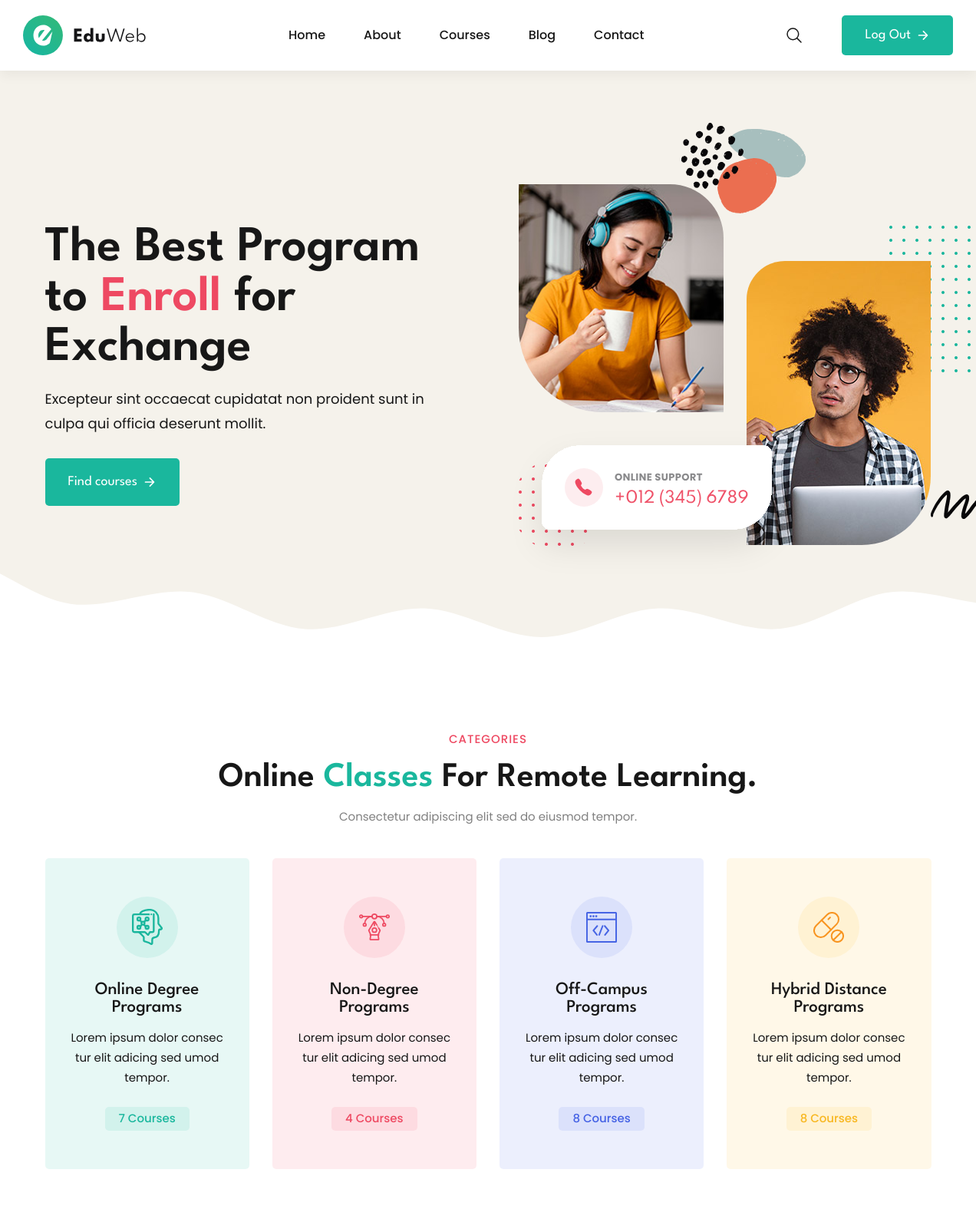
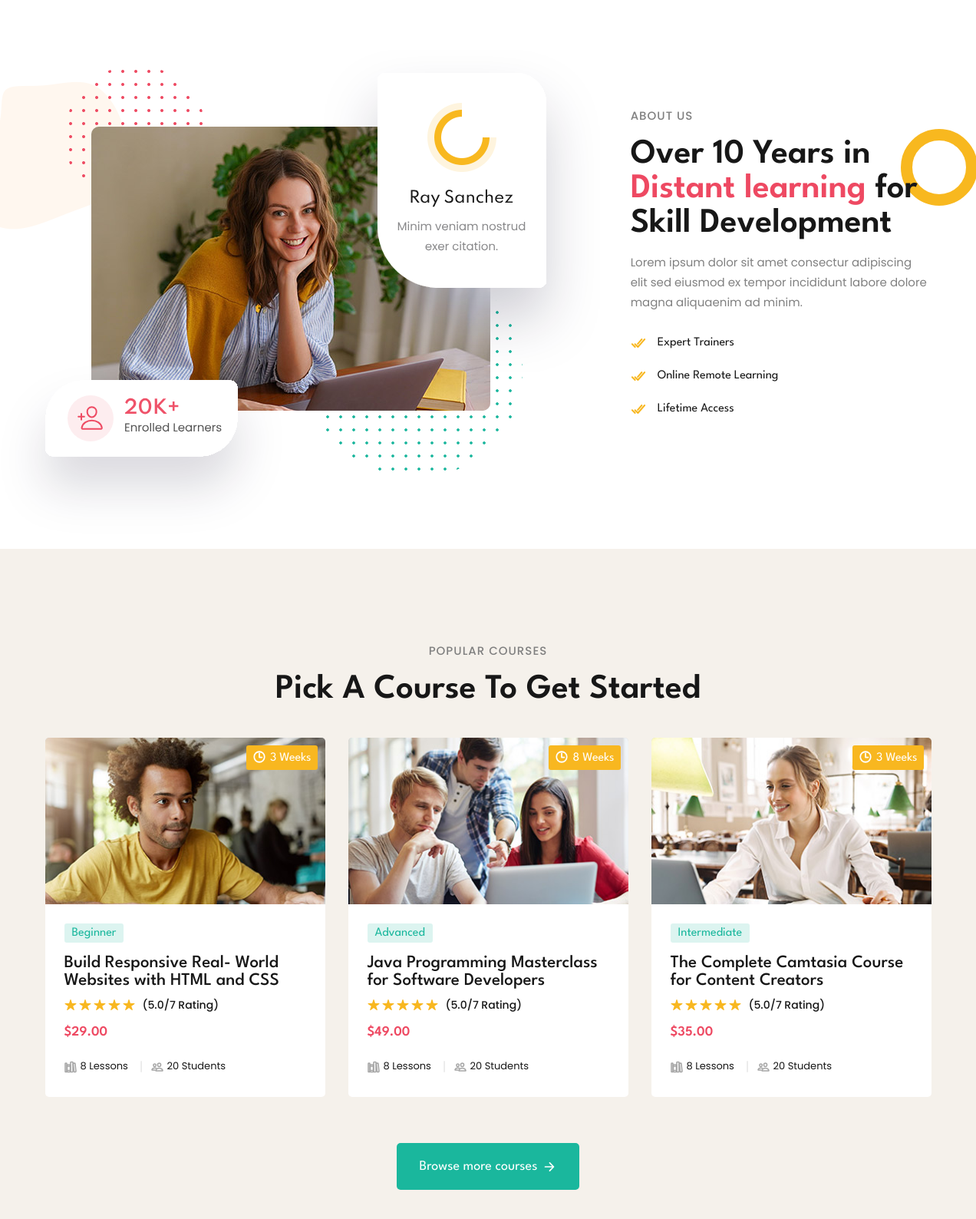
Screenshot of /user.php (upper part) with the database file from the repository (2 pictures, top to bottom).
### tables this page shows
CREATE TABLE `course` (
  `id` int(20) NOT NULL,
  `name` varchar(255) DEFAULT NULL,
  `description` varchar(255) DEFAULT NULL,
  `weeks` varchar(20) DEFAULT NULL,
  `level` varchar(30) DEFAULT NULL,
  `cost` varchar(20) DEFAULT NULL,
  `image` varchar(20) DEFAULT NULL
);

### user.php (the view, shortened to what this page needs)
<?php
 $host = "localhost";
 $user = "root";
 $password = "";
 $db = "masomoproject";
 $data = mysqli_connect($host, $user, $password, $db);
 $sql = "SELECT * FROM course";
 $result2 = mysqli_query ($data,$sql);
?>
<!DOCTYPE html>
<html lang="en">
<head>
  <link rel="stylesheet" href="guest.css">
</head>
<body id="top">
  <header class="header" data-header>
    <div class="container">
      <a href="#" class="logo">
        <img src="./assets/images/logo.svg" width="162" height="50" alt="EduWeb logo">
      </a>
      <nav class="navbar" data-navbar>
        <ul class="navbar-list">
          <li class="navbar-item">
            <a href="#home" class="navbar-link" data-nav-link>Home</a>
          </li>
          <li class="navbar-item">
            <a href="#about" class="navbar-link" data-nav-link>About</a>
          </li>
          <li class="navbar-item">
            <a href="#courses" class="navbar-link" data-nav-link>Courses</a>
          </li>
          <li class="navbar-item">
            <a href="#blog" class="navbar-link" data-nav-link>Blog</a>
          </li>
          <li class="navbar-item">
            <a href="#" class="navbar-link" data-nav-link>Contact</a>
          </li>
        </ul>
      </nav>
      <div class="header-actions">
        <button class="header-action-btn" aria-label="toggle search" title="Search">
          <ion-icon name="search-outline" aria-hidden="true"></ion-icon>
        </button>
          <a href="logout.php" class="btn has-before">
          <span class="span">Log Out</span>
          <ion-icon name="arrow-forward-outline" aria-hidden="true"></ion-icon>
        </a>
      </div>
    </div>
  </header>
  <main>
    <article>
      <section class="section hero has-bg-image" id="home" aria-label="home"
        style="background-image: url('./assets/images/hero-bg.svg')">
        <div class="container">
          <div class="hero-content">
            <h1 class="h1 section-title">
              The Best Program to <span class="span">Enroll</span> for Exchange
            </h1>
            <p class="hero-text">
              Excepteur sint occaecat cupidatat non proident sunt in culpa qui officia deserunt mollit.
            </p>
            <a href="#" class="btn has-before">
              <span class="span">Find courses</span>
              <ion-icon name="arrow-forward-outline" aria-hidden="true"></ion-icon>
            </a>
          </div>
          <figure class="hero-banner">
            <div class="img-holder one" style="--width: 270; --height: 300;">
              <img src="./assets/images/hero-banner-1.jpg" width="270" height="300" alt="hero banner" class="img-cover">
            </div>
            <div class="img-holder two" style="--width: 240; --height: 370;">
              <img src="./assets/images/hero-banner-2.jpg" width="240" height="370" alt="hero banner" class="img-cover">
            </div>
            <img src="./assets/images/hero-shape-1.svg" width="380" height="190" alt="" class="shape hero-shape-1">
          </figure>
        </div>
      </section>
      <section class="section category" aria-label="category">
        <div class="container">
          <p class="section-subtitle">Categories</p>
          <h2 class="h2 section-title">
            Online <span class="span">Classes</span> For Remote Learning.
          </h2>
          <p class="section-text">
            Consectetur adipiscing elit sed do eiusmod tempor.
          </p>
          <ul class="grid-list">
            <li>
              <div class="category-card" style="--color: 170, 75%, 41%">
                <div class="card-icon">
                  <img src="./assets/images/category-1.svg" width="40" height="40" loading="lazy"
                    alt="Online Degree Programs" class="img">
                </div>
                <h3 class="h3">
                  <a href="#" class="card-title">Online Degree Programs</a>
                </h3>
                <p class="card-text">
                  Lorem ipsum dolor consec tur elit adicing sed umod tempor.
                </p>
                <span class="card-badge">7 Courses</span>
              </div>
            </li>
            <li>
              <div class="category-card" style="--color: 351, 83%, 61%">
                <div class="card-icon">
                  <img src="./assets/images/category-2.svg" width="40" height="40" loading="lazy"
                    alt="Non-Degree Programs" class="img">
                </div>
                <h3 class="h3">
                  <a href="#" class="card-title">Non-Degree Programs</a>
                </h3>
                <p class="card-text">
                  Lorem ipsum dolor consec tur elit adicing sed umod tempor.
                </p>
                <span class="card-badge">4 Courses</span>
              </div>
            </li>
            <li>
              <div class="category-card" style="--color: 229, 75%, 58%">
                <div class="card-icon">
                  <img src="./assets/images/category-3.svg" width="40" height="40" loading="lazy"
                    alt="Off-Campus Programs" class="img">
                </div>
                <h3 class="h3">
                  <a href="#" class="card-title">Off-Campus Programs</a>
                </h3>
                <p class="card-text">
                  Lorem ipsum dolor consec tur elit adicing sed umod tempor.
                </p>
                <span class="card-badge">8 Courses</span>
              </div>
            </li>
            <li>
              <div class="category-card" style="--color: 42, 94%, 55%">
                <div class="card-icon">
                  <img src="./assets/images/category-4.svg" width="40" height="40" loading="lazy"
                    alt="Hybrid Distance Programs" class="img">
                </div>
                <h3 class="h3">
                  <a href="#" class="card-title">Hybrid Distance Programs</a>
                </h3>
                <p class="card-text">
                  Lorem ipsum dolor consec tur elit adicing sed umod tempor.
                </p>
                <span class="card-badge">8 Courses</span>
              </div>
            </li>
          </ul>
        </div>
      </section>
      <section class="section about" id="about" aria-label="about">
        <div class="container">
          <figure class="about-banner">
            <div class="img-holder" style="--width: 520; --height: 370;">
              <img src="./assets/images/about-banner.jpg" width="520" height="370" loading="lazy" alt="about banner"
                class="img-cover">
            </div>
            <img src="./assets/images/about-shape-1.svg" width="360" height="420" loading="lazy" alt=""
              class="shape about-shape-1">
            <img src="./assets/images/about-shape-2.svg" width="371" height="220" loading="lazy" alt=""
              class="shape about-shape-2">
          </figure>
          <div class="about-content">
            <p class="section-subtitle">About Us</p>
            <h2 class="h2 section-title">
              Over 10 Years in <span class="span">Distant learning</span> for Skill Development
            </h2>
            <p class="section-text">
              Lorem ipsum dolor sit amet consectur adipiscing elit sed eiusmod ex tempor incididunt labore dolore magna
              aliquaenim ad
              minim.
            </p>
            <ul class="about-list">
              <li class="about-item">
                <ion-icon name="checkmark-done-outline" aria-hidden="true"></ion-icon>
                <span class="span">Expert Trainers</span>
              </li>
              <li class="about-item">
                <ion-icon name="checkmark-done-outline" aria-hidden="true"></ion-icon>
                <span class="span">Online Remote Learning</span>
              </li>
              <li class="about-item">
                <ion-icon name="checkmark-done-outline" aria-hidden="true"></ion-icon>
                <span class="span">Lifetime Access</span>
              </li>
            </ul>
            <img src="./assets/images/about-shape-4.svg" width="100" height="100" loading="lazy" alt=""
              class="shape about-shape-4">
          </div>
        </div>
      </section>
      <section class="section course" id="courses" aria-label="course">
        <div class="container">
          <p class="section-subtitle">Popular Courses</p>
          <h2 class="h2 section-title">Pick A Course To Get Started</h2>
          <ul class="grid-list">
            <?php
            while($info = $result2 -> fetch_assoc())
            {
            ?>
            <li>
              <div class="course-card">
                <figure class="card-banner img-holder" style="--width: 370; --height: 220;">
                  <img src="<?php echo "{$info['image']}" ?>" width="370" height="220" loading="lazy"
                    alt="Build Responsive Real- World Websites with HTML and CSS" class="img-cover">
                </figure>
                <div class="abs-badge">
                  <ion-icon name="time-outline" aria-hidden="true"></ion-icon>
                  <span class="span"><?php echo "{$info['weeks']}" ?></span>
                </div>
                <div class="card-content">
                  <span class="badge"><?php echo "{$info['level']}" ?></span>
                  <h3 class="h3">
                    <a href="#" class="card-title"><?php echo "{$info['description']}" ?></a>
                  </h3>
                  <div class="wrapper">
                    <div class="rating-wrapper">
                      <ion-icon name="star"></ion-icon>
                      <ion-icon name="star"></ion-icon>
                      <ion-icon name="star"></ion-icon>
                      <ion-icon name="star"></ion-icon>
                      <ion-icon name="star"></ion-icon>
                    </div>
                    <p class="rating-text">(5.0/7 Rating)</p>
                  </div>
                  <data class="price" value="29"><?php echo "{$info['cost']}" ?></data>
                  <ul class="card-meta-list">
                    <li class="card-meta-item">
                      <ion-icon name="library-outline" aria-hidden="true"></ion-icon>
                      <span class="span">8 Lessons</span>
                    </li>
                    <li class="card-meta-item">
                      <ion-icon name="people-outline" aria-hidden="true"></ion-icon>
                      <span class="span">20 Students</span>
                    </li>
                  </ul>
                </div>
              </div>
            </li>
            <?php
            }
            ?>
          </ul>
          <a href="#" class="btn has-before">
            <span class="span">Browse more courses</span>
            <ion-icon name="arrow-forward-outline" aria-hidden="true"></ion-icon>
          </a>
        </div>
      </section>
    </article>
  </main>
</body>
</html>

### rows the page displays
course: image (picture), weeks "3 Weeks", level "Beginner", description "Build Responsive Real- World Websites with HTML and CSS", cost "$29.00"
course: image (picture), weeks "8 Weeks", level "Advanced", description "Java Programming Masterclass for Software Developers", cost "$49.00"
course: image (picture), weeks "3 Weeks", level "Intermediate", description "The Complete Camtasia Course for Content Creators", cost "$35.00"
